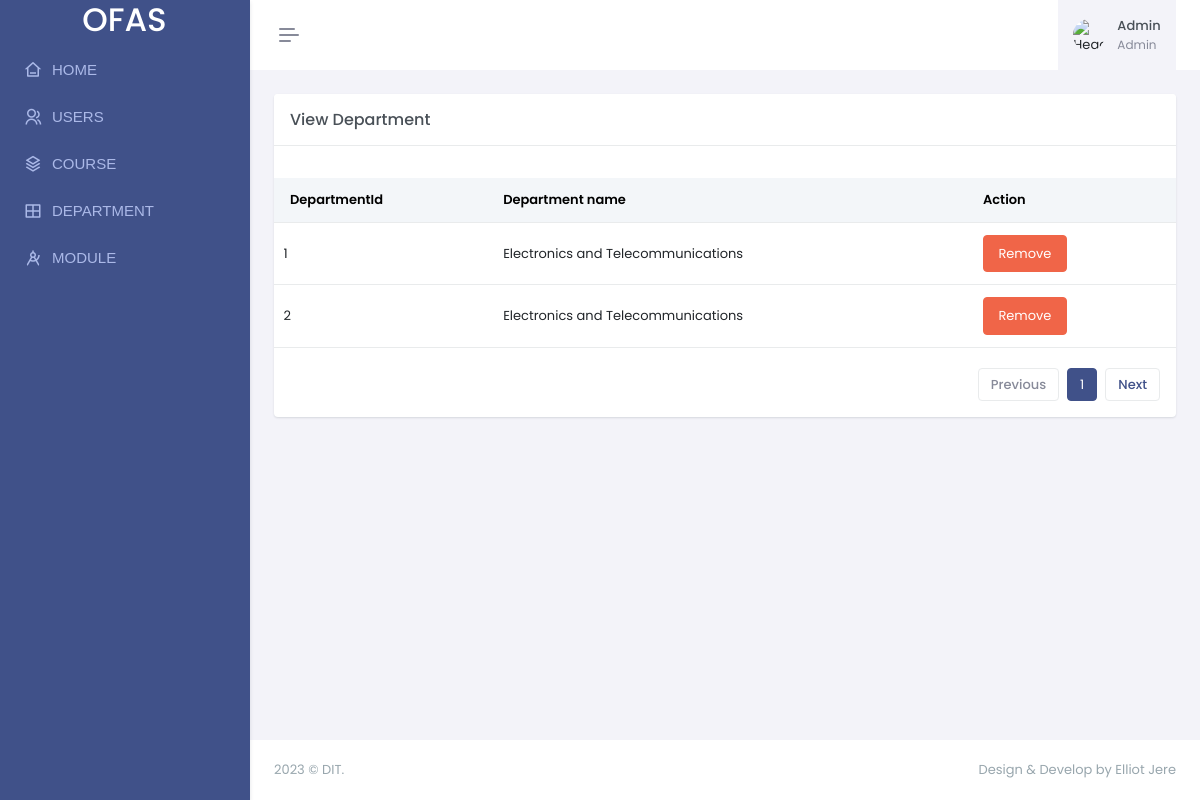
Page /admin/view_dept.php on the committed database.
### tables this page shows
CREATE TABLE `Department` (
  `DeptId` int(11) NOT NULL,
  `DeptName` varchar(256) NOT NULL
);

### admin/view_dept.php (the view, shortened to what this page needs)
<!doctype html>
<html lang="en" data-layout="vertical" data-topbar="light" data-sidebar="dark" data-sidebar-size="lg" data-sidebar-image="none" data-preloader="disable">
<head>
    <link href="assets/libs/sweetalert2/sweetalert2.min.css" rel="stylesheet" type="text/css" />
    <link href="assets/css/bootstrap.min.css" rel="stylesheet" type="text/css" />
    <link href="assets/css/icons.min.css" rel="stylesheet" type="text/css" />
    <link href="assets/css/app.min.css" rel="stylesheet" type="text/css" />
    <link href="assets/css/custom.min.css" rel="stylesheet" type="text/css" />
</head>
<body>
    <div id="layout-wrapper">
        <header id="page-topbar">
            <div class="layout-width">
                <?php include "includes/header.php" ?>
            </div>
        </header>
        <?php include "includes/navigation.php" ?>
        <div class="main-content">
            <div class="page-content">
                <div class="container-fluid">
                    <div class="row">
                        <div class="col-lg-12">
                            <div class="card">
                                <div class="card-header">
                                    <h4 class="card-title mb-0">View Department</h4>
                                </div>
                                <div class="card-body">
                                    <div class="listjs-table" id="customerList">
                                        <div class="table-responsive table-card mt-3 mb-1">
                                            <table class="table align-middle table-nowrap" id="customerTable">
                                                <thead class="table-light">
                                                    <tr>
                                                        <th class="sort" data-sort="customer_name">DepartmentId</th>
                                                        <th class="sort" data-sort="email">Department name</th>
                                                        <th class="sort" data-sort="email">Action</th>
                                                    </tr>
                                                </thead>
                                                <tbody class="list form-check-all">
                                                    <?php
                                                    include "includes/db.php";
                                                    $sql = "select *  from Department";
                                                    $result = $conn->query($sql);
                                                    while ($row = mysqli_fetch_assoc($result)) {
                                                        echo "<tr>";
                                                        echo "<form action='' method='post'>";
                                                        echo "<td>";
                                                        echo $row['DeptId'];
                                                        $DeptId = $row['DeptId'];
                                                        echo "</td>";
                                                        echo "<td>";
                                                        echo $row['DeptName'];
                                                        echo "</td>";
                                                        echo "<td>";
                                                        echo "<div class='remove'>";
                                                        echo "<a href='view_dept.php'><button class='btn btn-danger' value='$DeptId' name='delete'>Remove</button></a>";
                                                        echo "</div>";
                                                        echo "</td>";
                                                        echo "</form>";
                                                        echo "</tr>";
                                                    }
                                                    ?>
                                                </tbody>
                                            </table>
                                        </div>
                                        <div class="d-flex justify-content-end">
                                            <div class="pagination-wrap hstack gap-2">
                                                <a class="page-item pagination-prev disabled" href="javascrpit:void(0)">
                                                    Previous
                                                </a>
                                                <ul class="pagination listjs-pagination mb-0"></ul>
                                                <a class="page-item pagination-next" href="javascrpit:void(0)">
                                                    Next
                                                </a>
                                            </div>
                                        </div>
                                    </div>
                                </div>
                            </div>
                        </div>
                    </div>
                </div>
            </div>
            <?php include "includes/footer.php" ?>
        </div>
    </div>
</body>
</html>

### rows in the picture
department: DeptId "1", DeptName "Electronics and Telecommunications"
department: DeptId "2", DeptName "Electronics and Telecommunications"
